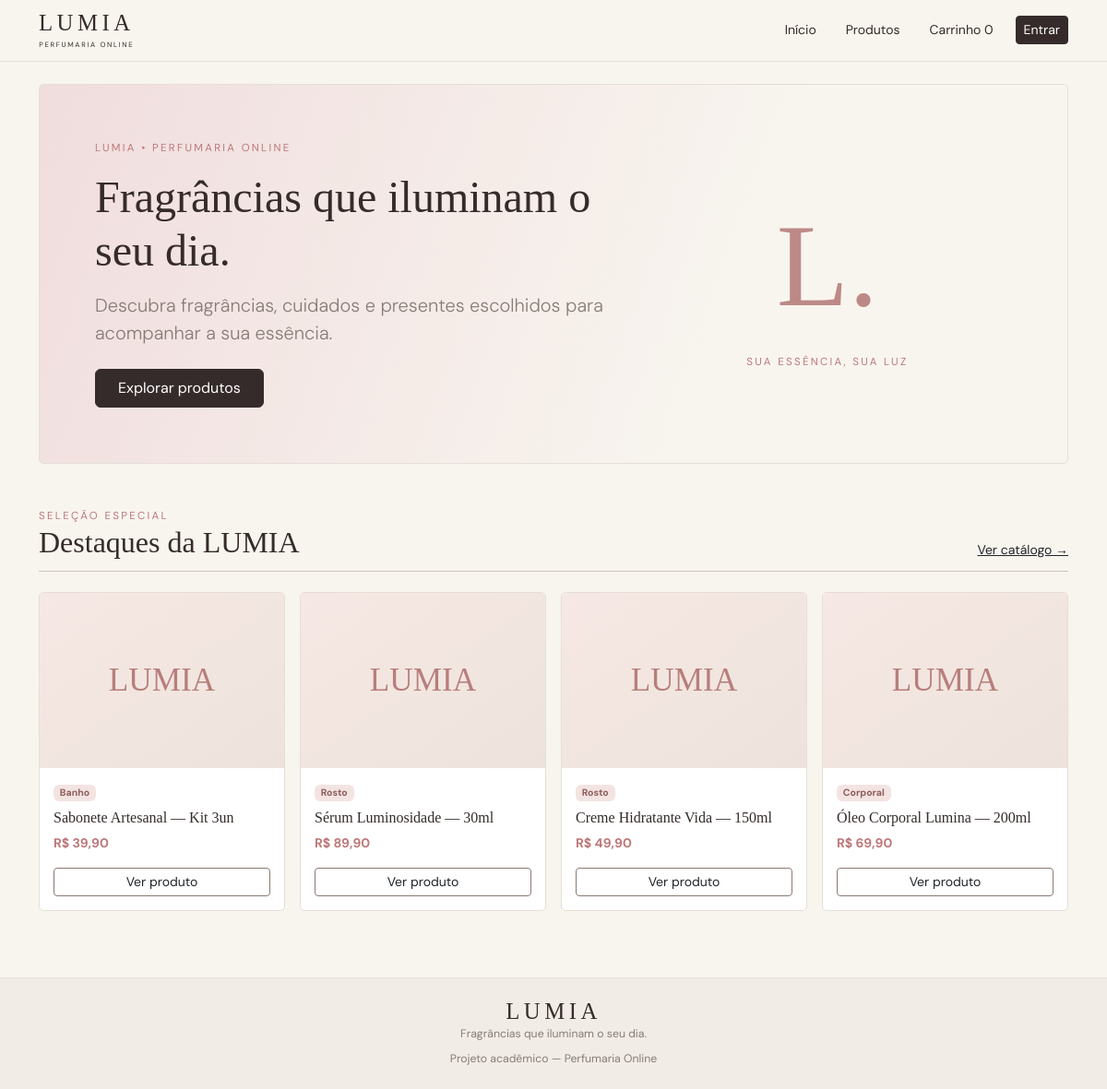
The page / on the database its author committed.
### tables this page shows
CREATE TABLE produtos (
 id INT AUTO_INCREMENT PRIMARY KEY,
 categoria_id INT NULL,
 marca_id INT NULL,
 nome VARCHAR(160) NOT NULL,
 descricao TEXT,
 preco DECIMAL(10,2) NOT NULL DEFAULT 0,
 estoque INT NOT NULL DEFAULT 0,
 ativo TINYINT(1) NOT NULL DEFAULT 1,
 criado_em TIMESTAMP DEFAULT CURRENT_TIMESTAMP,
 CONSTRAINT fk_prod_categoria FOREIGN KEY(categoria_id) REFERENCES categorias(id) ON DELETE SET NULL,
 CONSTRAINT fk_prod_marca FOREIGN KEY(marca_id) REFERENCES marcas(id) ON DELETE SET NULL
);

CREATE TABLE categorias (
 id INT AUTO_INCREMENT PRIMARY KEY,
 nome VARCHAR(100) NOT NULL UNIQUE,
 criado_em TIMESTAMP DEFAULT CURRENT_TIMESTAMP
);

### includes/funcoes.php (called while the page is built, shortened)
<?php
function e($valor) {
    return htmlspecialchars((string)$valor, ENT_QUOTES, 'UTF-8');
}
function usuario_logado() {
    return !empty($_SESSION['usuario']['id']);
}
function preco($valor) {
    return 'R$ ' . number_format((float)$valor, 2, ',', '.');
}

### index.php (the view, shortened to what this page needs)
<?php
require_once 'includes/funcoes.php';
$stmt=$pdo->query("SELECT p.*,c.nome categoria FROM produtos p LEFT JOIN categorias c ON c.id=p.categoria_id WHERE p.ativo=1 ORDER BY p.id DESC LIMIT 4");
$produtos=$stmt->fetchAll();
require 'includes/header.php';
?>
<section class="hero mb-5">
 <div class="row align-items-center"><div class="col-lg-7">
  <div class="hero-kicker mb-3">LUMIA • Perfumaria Online</div>
  <h1 class="display-5 mb-3">Fragrâncias que iluminam o seu dia.</h1>
  <p class="lead muted mb-4">Descubra fragrâncias, cuidados e presentes escolhidos para acompanhar a sua essência.</p>
  <a class="btn btn-lumia px-4 py-2" href="produtos.php">Explorar produtos</a>
 </div><div class="col-lg-5 text-center d-none d-lg-block"><div class="serif" style="font-size:8rem;color:#bd8987">L.</div><div class="hero-kicker">Sua essência, sua luz</div></div></div>
</section>
<div class="d-flex justify-content-between align-items-end section-title"><div><div class="hero-kicker">Seleção especial</div><h2 class="mb-0">Destaques da LUMIA</h2></div><a href="produtos.php" class="text-dark">Ver catálogo →</a></div>
<div class="row g-3"><?php foreach($produtos as $p): ?><div class="col-6 col-lg-3"><div class="product-card"><div class="product-art">LUMIA</div><div class="product-body"><span class="badge badge-soft"><?= e($p['categoria'] ?? 'Fragrância') ?></span><h3 class="h6 mt-2"><?= e($p['nome']) ?></h3><div class="product-price"><?= preco($p['preco']) ?></div><a class="btn btn-outline-dark btn-sm mt-3 w-100" href="detalhe_produto.php?id=<?= (int)$p['id'] ?>">Ver produto</a></div></div></div><?php endforeach; ?></div>
<?php require 'includes/footer.php'; ?>

### includes/header.php (shortened to what this page needs)
<?php
require_once __DIR__ . '/funcoes.php';
?>
<!doctype html>
<html lang="pt-br">
<head>
    <link href="https://cdn.jsdelivr.net/npm/bootstrap@5.3.3/dist/css/bootstrap.min.css" rel="stylesheet">
    <link href="https://cdn.datatables.net/2.1.8/css/dataTables.bootstrap5.min.css" rel="stylesheet">
    <link href="/assets/css/style.css?v=2" rel="stylesheet">
</head>
<body>
<nav class="navbar navbar-expand-lg navbar-lumia sticky-top">
    <div class="container">
        <a class="navbar-brand brand" href="/index.php">
            LUMIA
            <small>PERFUMARIA ONLINE</small>
        </a>
        <div class="collapse navbar-collapse" id="menu">
            <ul class="navbar-nav ms-auto align-items-lg-center gap-lg-3">
                <li class="nav-item">
                    <a class="nav-link" href="/index.php">Início</a>
                </li>
                <li class="nav-item">
                    <a class="nav-link" href="/produtos.php">Produtos</a>
                </li>
                <li class="nav-item">
                    <a class="nav-link" href="/carrinho.php">
                        Carrinho
                        <span class="cart-count">
                            <?= array_sum($_SESSION['carrinho'] ?? []) ?>
                        </span>
                    </a>
                </li>
                <?php if (usuario_logado()): ?>
                    <li class="nav-item">
                        <a class="nav-link" href="/perfil.php">Perfil</a>
                    </li>
                    <?php if (($_SESSION['usuario']['tipo'] ?? '') === 'admin'): ?>
                        <li class="nav-item">
                            <a class="nav-link" href="/admin/dashboard.php">
                                Administração
                            </a>
                        </li>
                    <?php endif; ?>
                    <li class="nav-item">
                        <a class="btn btn-outline-dark btn-sm" href="/logout.php">
                            Sair
                        </a>
                    </li>
                <?php else: ?>
                    <li class="nav-item">
                        <a class="btn btn-lumia btn-sm" href="/login.php">
                            Entrar
                        </a>
                    </li>
                <?php endif; ?>
            </ul>
        </div>
    </div>
</nav>
<main class="container py-4">

### includes/footer.php (shortened to what this page needs)
</main>
<footer class="footer-lumia mt-5"><div class="container py-4 text-center">
 <div class="brand">LUMIA</div><small>Fragrâncias que iluminam o seu dia.</small>
 <div class="small mt-2">Projeto acadêmico — Perfumaria Online</div>
</div></footer>
</body></html>

### assets/css/style.css (style rules this page uses)
:root { --cream:#f8f5ef;--ink:#352b2a;--rose:#ead2d1;--rose-dark:#bd7778;--line:#e5ded7;--muted:#877c78 }
* { box-sizing:border-box }
body { background:var(--cream);color:var(--ink);font-family:'DM Sans',sans-serif;font-size:14px }
h1,h2,h3,.serif { font-family:'Playfair Display',serif;color:var(--ink) }
h1 { font-size:clamp(1.7rem,3vw,2.3rem) }
.navbar-lumia { background:rgba(248,245,239,.96);border-bottom:1px solid var(--line) }
.brand { font-family:'Playfair Display',serif;font-size:1.55rem;letter-spacing:.18em;color:var(--ink);line-height:1 }
.brand small { display:block;font: .48rem 'DM Sans',sans-serif;letter-spacing:.22em;text-align:center;margin-top:5px }
.nav-link { color:var(--ink) }
.btn-lumia { background:var(--ink);color:white;border:1px solid var(--ink) }
.btn-outline-dark { border-color:#8c7772 }
.hero { background:linear-gradient(110deg,#f0dddd,#f8f5ef 68%);border:1px solid var(--line);padding:clamp(28px,5vw,64px);border-radius:5px }
.hero-kicker { letter-spacing:.2em;text-transform:uppercase;color:var(--rose-dark);font-size:.72rem }
.panel,.product-card,.metric-card { background:#fff;border:1px solid var(--line);border-radius:5px }
.section-title { border-bottom:1px solid #cfc4bc;padding-bottom:12px;margin-bottom:22px }
.product-card { overflow:hidden;height:100%;transition:.2s }
.product-art { height:190px;background:linear-gradient(145deg,#f6e8e4,#eee3dc);display:grid;place-items:center;color:#b77e7c;font:2.2rem 'Playfair Display',serif }
.product-body { padding:15px }
.product-price { font-weight:700;color:var(--rose-dark) }
.badge-soft { background:#f3e4e2;color:#8e5c5d }
.muted { color:var(--muted) }
.footer-lumia { border-top:1px solid var(--line);background:#f1ece5;color:var(--muted) }

### rows shown on the page
produtos: categoria.nome "Banho", nome "Sabonete Artesanal — Kit 3un", preco "R$ 39,90"
produtos: categoria.nome "Rosto", nome "Sérum Luminosidade — 30ml", preco "R$ 89,90"
produtos: categoria.nome "Rosto", nome "Creme Hidratante Vida — 150ml", preco "R$ 49,90"
produtos: categoria.nome "Corporal", nome "Óleo Corporal Lumina — 200ml", preco "R$ 69,90"

### other values the page prints
array_sum($_SESSION['carrinho'] ?? []) "0"
